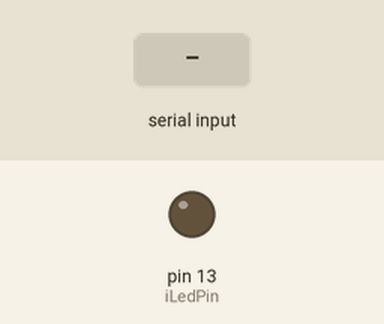
Recording of a sketch running on a simulated Arduino Uno, built with avr-gcc and run on an emulated ATmega328P. Parts: output pins drawn as LEDs (lit = HIGH). The inputs (shaded band) are chosen by the test bench.

Above: at 1.2 s.
1.3 s: byte 30 received over Serial
At 2.7 s:
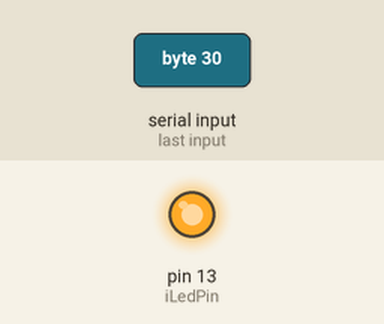
Timing chart, 0 to 4.3 s (numbered marks = the images above; inputs shaded):
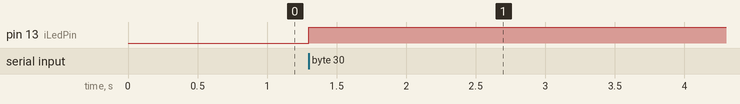

The sketch:

maxToArduinoTest.ino
```cpp
const int iLedPin = 13;
int value = 0;

void setup() {
  // put your setup code here, to run once:
  pinMode(iLedPin, OUTPUT);
  Serial.begin(57600);
}

void loop() {
  // put your main code here, to run repeatedly:

  if (Serial.available())
  {
    value = Serial.read();
    digitalWrite(iLedPin,value);
  }
}
```

Measured:
- after the input at 1.3 s, pin 13 (iLedPin): LOW → HIGH at once
